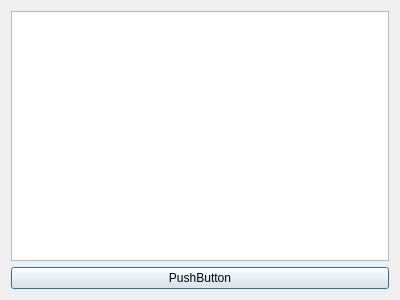
<?xml version="1.0" encoding="UTF-8"?>
<ui version="4.0">
 <class>sexta1</class>
 <widget class="QDialog" name="sexta1">
  <property name="geometry">
   <rect>
    <x>0</x>
    <y>0</y>
    <width>400</width>
    <height>300</height>
   </rect>
  </property>
  <property name="windowTitle">
   <string>Dialog</string>
  </property>
  <layout class="QVBoxLayout" name="verticalLayout">
   <item>
    <widget class="QListWidget" name="listWidget"/>
   </item>
   <item>
    <widget class="QPushButton" name="pushButton">
     <property name="text">
      <string>PushButton</string>
     </property>
    </widget>
   </item>
  </layout>
 </widget>
 <resources/>
 <connections/>
</ui>
